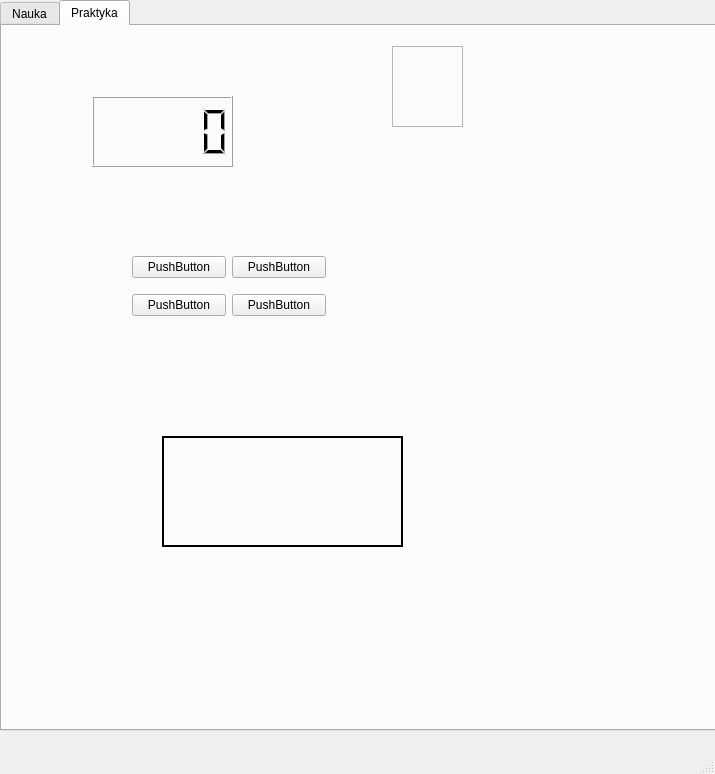
<?xml version="1.0" encoding="UTF-8"?>
<ui version="4.0">
 <class>MainWindow</class>
 <widget class="QMainWindow" name="MainWindow">
  <property name="geometry">
   <rect>
    <x>0</x>
    <y>0</y>
    <width>715</width>
    <height>774</height>
   </rect>
  </property>
  <property name="windowTitle">
   <string>MainWindow</string>
  </property>
  <widget class="QWidget" name="centralwidget">
   <widget class="QTabWidget" name="tabWidget">
    <property name="geometry">
     <rect>
      <x>0</x>
      <y>0</y>
      <width>891</width>
      <height>731</height>
     </rect>
    </property>
    <property name="currentIndex">
     <number>1</number>
    </property>
    <widget class="QWidget" name="Nauka">
     <attribute name="title">
      <string>Nauka</string>
     </attribute>
     <widget class="QLCDNumber" name="lcdNumber">
      <property name="geometry">
       <rect>
        <x>60</x>
        <y>40</y>
        <width>64</width>
        <height>23</height>
       </rect>
      </property>
     </widget>
     <widget class="QWidget" name="gridLayoutWidget_2">
      <property name="geometry">
       <rect>
        <x>30</x>
        <y>90</y>
        <width>621</width>
        <height>604</height>
       </rect>
      </property>
      <layout class="QGridLayout" name="gridLayout_2">
       <property name="sizeConstraint">
        <enum>QLayout::SetDefaultConstraint</enum>
       </property>
       <property name="horizontalSpacing">
        <number>6</number>
       </property>
       <item row="2" column="5">
        <widget class="QPushButton" name="pushButton_44">
         <property name="minimumSize">
          <size>
           <width>70</width>
           <height>70</height>
          </size>
         </property>
         <property name="text">
          <string/>
         </property>
        </widget>
       </item>
       <item row="1" column="3">
        <widget class="QPushButton" name="pushButton_47">
         <property name="minimumSize">
          <size>
           <width>70</width>
           <height>70</height>
          </size>
         </property>
         <property name="text">
          <string/>
         </property>
        </widget>
       </item>
       <item row="6" column="6">
        <widget class="QPushButton" name="pushButton_22">
         <property name="minimumSize">
          <size>
           <width>70</width>
           <height>70</height>
          </size>
         </property>
         <property name="text">
          <string/>
         </property>
        </widget>
       </item>
       <item row="7" column="4">
        <widget class="QPushButton" name="pushButton_38">
         <property name="minimumSize">
          <size>
           <width>70</width>
           <height>70</height>
          </size>
         </property>
         <property name="text">
          <string/>
         </property>
        </widget>
       </item>
       <item row="6" column="5">
        <widget class="QPushButton" name="pushButton_30">
         <property name="minimumSize">
          <size>
           <width>70</width>
           <height>70</height>
          </size>
         </property>
         <property name="text">
          <string/>
         </property>
        </widget>
       </item>
       <item row="3" column="1">
        <widget class="QPushButton" name="pushButton_12">
         <property name="minimumSize">
          <size>
           <width>70</width>
           <height>70</height>
          </size>
         </property>
         <property name="maximumSize">
          <size>
           <width>70</width>
           <height>70</height>
          </size>
         </property>
         <property name="text">
          <string/>
         </property>
        </widget>
       </item>
       <item row="7" column="6">
        <widget class="QPushButton" name="pushButton_23">
         <property name="minimumSize">
          <size>
           <width>70</width>
           <height>70</height>
          </size>
         </property>
         <property name="text">
          <string/>
         </property>
        </widget>
       </item>
       <item row="3" column="6">
        <widget class="QPushButton" name="pushButton_19">
         <property name="minimumSize">
          <size>
           <width>70</width>
           <height>70</height>
          </size>
         </property>
         <property name="maximumSize">
          <size>
           <width>70</width>
           <height>70</height>
          </size>
         </property>
         <property name="text">
          <string/>
         </property>
        </widget>
       </item>
       <item row="3" column="2">
        <widget class="QPushButton" name="pushButton_52">
         <property name="minimumSize">
          <size>
           <width>70</width>
           <height>70</height>
          </size>
         </property>
         <property name="text">
          <string/>
         </property>
        </widget>
       </item>
       <item row="7" column="7">
        <widget class="QPushButton" name="pushButton_28">
         <property name="minimumSize">
          <size>
           <width>70</width>
           <height>70</height>
          </size>
         </property>
         <property name="text">
          <string/>
         </property>
        </widget>
       </item>
       <item row="5" column="4">
        <widget class="QPushButton" name="pushButton_36">
         <property name="minimumSize">
          <size>
           <width>70</width>
           <height>70</height>
          </size>
         </property>
         <property name="text">
          <string/>
         </property>
        </widget>
       </item>
       <item row="4" column="1">
        <widget class="QPushButton" name="pushButton_54">
         <property name="minimumSize">
          <size>
           <width>70</width>
           <height>70</height>
          </size>
         </property>
         <property name="text">
          <string/>
         </property>
        </widget>
       </item>
       <item row="7" column="3">
        <widget class="QPushButton" name="pushButton_39">
         <property name="minimumSize">
          <size>
           <width>70</width>
           <height>70</height>
          </size>
         </property>
         <property name="text">
          <string/>
         </property>
        </widget>
       </item>
       <item row="0" column="1">
        <widget class="QPushButton" name="pushButton_14">
         <property name="minimumSize">
          <size>
           <width>70</width>
           <height>70</height>
          </size>
         </property>
         <property name="text">
          <string/>
         </property>
        </widget>
       </item>
       <item row="1" column="6">
        <widget class="QPushButton" name="pushButton_50">
         <property name="minimumSize">
          <size>
           <width>70</width>
           <height>70</height>
          </size>
         </property>
         <property name="text">
          <string/>
         </property>
        </widget>
       </item>
       <item row="6" column="3">
        <widget class="QPushButton" name="pushButton_40">
         <property name="minimumSize">
          <size>
           <width>70</width>
           <height>70</height>
          </size>
         </property>
         <property name="text">
          <string/>
         </property>
        </widget>
       </item>
       <item row="3" column="4">
        <widget class="QPushButton" name="pushButton_34">
         <property name="minimumSize">
          <size>
           <width>70</width>
           <height>70</height>
          </size>
         </property>
         <property name="maximumSize">
          <size>
           <width>70</width>
           <height>70</height>
          </size>
         </property>
         <property name="text">
          <string/>
         </property>
        </widget>
       </item>
       <item row="4" column="2">
        <widget class="QPushButton" name="pushButton_53">
         <property name="minimumSize">
          <size>
           <width>70</width>
           <height>70</height>
          </size>
         </property>
         <property name="text">
          <string/>
         </property>
        </widget>
       </item>
       <item row="2" column="3">
        <widget class="QPushButton" name="pushButton_17">
         <property name="minimumSize">
          <size>
           <width>70</width>
           <height>70</height>
          </size>
         </property>
         <property name="maximumSize">
          <size>
           <width>70</width>
           <height>70</height>
          </size>
         </property>
         <property name="text">
          <string/>
         </property>
        </widget>
       </item>
       <item row="6" column="1">
        <widget class="QPushButton" name="pushButton_60">
         <property name="minimumSize">
          <size>
           <width>70</width>
           <height>70</height>
          </size>
         </property>
         <property name="text">
          <string/>
         </property>
        </widget>
       </item>
       <item row="2" column="6">
        <widget class="QPushButton" name="pushButton_45">
         <property name="minimumSize">
          <size>
           <width>70</width>
           <height>70</height>
          </size>
         </property>
         <property name="text">
          <string/>
         </property>
        </widget>
       </item>
       <item row="4" column="6">
        <widget class="QPushButton" name="pushButton_20">
         <property name="minimumSize">
          <size>
           <width>70</width>
           <height>70</height>
          </size>
         </property>
         <property name="text">
          <string/>
         </property>
        </widget>
       </item>
       <item row="6" column="2">
        <widget class="QPushButton" name="pushButton_58">
         <property name="minimumSize">
          <size>
           <width>70</width>
           <height>70</height>
          </size>
         </property>
         <property name="text">
          <string/>
         </property>
        </widget>
       </item>
       <item row="3" column="5">
        <widget class="QPushButton" name="pushButton_33">
         <property name="minimumSize">
          <size>
           <width>70</width>
           <height>70</height>
          </size>
         </property>
         <property name="maximumSize">
          <size>
           <width>70</width>
           <height>70</height>
          </size>
         </property>
         <property name="text">
          <string/>
         </property>
        </widget>
       </item>
       <item row="3" column="3">
        <widget class="QPushButton" name="pushButton_43">
         <property name="minimumSize">
          <size>
           <width>70</width>
           <height>70</height>
          </size>
         </property>
         <property name="text">
          <string/>
         </property>
        </widget>
       </item>
       <item row="5" column="3">
        <widget class="QPushButton" name="pushButton_41">
         <property name="minimumSize">
          <size>
           <width>70</width>
           <height>70</height>
          </size>
         </property>
         <property name="text">
          <string/>
         </property>
        </widget>
       </item>
       <item row="4" column="3">
        <widget class="QPushButton" name="pushButton_42">
         <property name="minimumSize">
          <size>
           <width>70</width>
           <height>70</height>
          </size>
         </property>
         <property name="text">
          <string/>
         </property>
        </widget>
       </item>
       <item row="5" column="1">
        <widget class="QPushButton" name="pushButton_57">
         <property name="minimumSize">
          <size>
           <width>70</width>
           <height>70</height>
          </size>
         </property>
         <property name="text">
          <string/>
         </property>
        </widget>
       </item>
       <item row="0" column="0">
        <widget class="QPushButton" name="pushButton_16">
         <property name="minimumSize">
          <size>
           <width>70</width>
           <height>70</height>
          </size>
         </property>
         <property name="text">
          <string/>
         </property>
        </widget>
       </item>
       <item row="3" column="7">
        <widget class="QPushButton" name="pushButton_24">
         <property name="minimumSize">
          <size>
           <width>70</width>
           <height>70</height>
          </size>
         </property>
         <property name="maximumSize">
          <size>
           <width>70</width>
           <height>70</height>
          </size>
         </property>
         <property name="text">
          <string/>
         </property>
        </widget>
       </item>
       <item row="7" column="5">
        <widget class="QPushButton" name="pushButton_29">
         <property name="minimumSize">
          <size>
           <width>70</width>
           <height>70</height>
          </size>
         </property>
         <property name="text">
          <string/>
         </property>
        </widget>
       </item>
       <item row="4" column="0">
        <widget class="QPushButton" name="pushButton_55">
         <property name="minimumSize">
          <size>
           <width>70</width>
           <height>70</height>
          </size>
         </property>
         <property name="text">
          <string/>
         </property>
        </widget>
       </item>
       <item row="0" column="2">
        <widget class="QPushButton" name="pushButton_65">
         <property name="minimumSize">
          <size>
           <width>70</width>
           <height>70</height>
          </size>
         </property>
         <property name="text">
          <string/>
         </property>
        </widget>
       </item>
       <item row="6" column="4">
        <widget class="QPushButton" name="pushButton_37">
         <property name="minimumSize">
          <size>
           <width>70</width>
           <height>70</height>
          </size>
         </property>
         <property name="text">
          <string/>
         </property>
        </widget>
       </item>
       <item row="4" column="4">
        <widget class="QPushButton" name="pushButton_35">
         <property name="minimumSize">
          <size>
           <width>70</width>
           <height>70</height>
          </size>
         </property>
         <property name="text">
          <string/>
         </property>
        </widget>
       </item>
       <item row="1" column="2">
        <widget class="QPushButton" name="pushButton_15">
         <property name="minimumSize">
          <size>
           <width>70</width>
           <height>70</height>
          </size>
         </property>
         <property name="text">
          <string/>
         </property>
        </widget>
       </item>
       <item row="1" column="7">
        <widget class="QPushButton" name="pushButton_51">
         <property name="minimumSize">
          <size>
           <width>70</width>
           <height>70</height>
          </size>
         </property>
         <property name="text">
          <string/>
         </property>
        </widget>
       </item>
       <item row="5" column="2">
        <widget class="QPushButton" name="pushButton_59">
         <property name="minimumSize">
          <size>
           <width>70</width>
           <height>70</height>
          </size>
         </property>
         <property name="text">
          <string/>
         </property>
        </widget>
       </item>
       <item row="7" column="2">
        <widget class="QPushButton" name="pushButton_61">
         <property name="minimumSize">
          <size>
           <width>70</width>
           <height>70</height>
          </size>
         </property>
         <property name="text">
          <string/>
         </property>
        </widget>
       </item>
       <item row="2" column="7">
        <widget class="QPushButton" name="pushButton_46">
         <property name="minimumSize">
          <size>
           <width>70</width>
           <height>70</height>
          </size>
         </property>
         <property name="text">
          <string/>
         </property>
        </widget>
       </item>
       <item row="5" column="6">
        <widget class="QPushButton" name="pushButton_21">
         <property name="minimumSize">
          <size>
           <width>70</width>
           <height>70</height>
          </size>
         </property>
         <property name="text">
          <string/>
         </property>
        </widget>
       </item>
       <item row="6" column="0">
        <widget class="QPushButton" name="pushButton_64">
         <property name="minimumSize">
          <size>
           <width>70</width>
           <height>70</height>
          </size>
         </property>
         <property name="text">
          <string/>
         </property>
        </widget>
       </item>
       <item row="4" column="7">
        <widget class="QPushButton" name="pushButton_25">
         <property name="minimumSize">
          <size>
           <width>70</width>
           <height>70</height>
          </size>
         </property>
         <property name="text">
          <string/>
         </property>
        </widget>
       </item>
       <item row="7" column="1">
        <widget class="QPushButton" name="pushButton_62">
         <property name="minimumSize">
          <size>
           <width>70</width>
           <height>70</height>
          </size>
         </property>
         <property name="text">
          <string/>
         </property>
        </widget>
       </item>
       <item row="1" column="4">
        <widget class="QPushButton" name="pushButton_48">
         <property name="minimumSize">
          <size>
           <width>70</width>
           <height>70</height>
          </size>
         </property>
         <property name="text">
          <string/>
         </property>
        </widget>
       </item>
       <item row="2" column="2">
        <widget class="QPushButton" name="pushButton_66">
         <property name="minimumSize">
          <size>
           <width>70</width>
           <height>70</height>
          </size>
         </property>
         <property name="maximumSize">
          <size>
           <width>70</width>
           <height>70</height>
          </size>
         </property>
         <property name="text">
          <string/>
         </property>
        </widget>
       </item>
       <item row="6" column="7">
        <widget class="QPushButton" name="pushButton_27">
         <property name="minimumSize">
          <size>
           <width>70</width>
           <height>70</height>
          </size>
         </property>
         <property name="text">
          <string/>
         </property>
        </widget>
       </item>
       <item row="4" column="5">
        <widget class="QPushButton" name="pushButton_32">
         <property name="minimumSize">
          <size>
           <width>70</width>
           <height>70</height>
          </size>
         </property>
         <property name="text">
          <string/>
         </property>
        </widget>
       </item>
       <item row="1" column="5">
        <widget class="QPushButton" name="pushButton_49">
         <property name="minimumSize">
          <size>
           <width>70</width>
           <height>70</height>
          </size>
         </property>
         <property name="text">
          <string/>
         </property>
        </widget>
       </item>
       <item row="2" column="4">
        <widget class="QPushButton" name="pushButton_18">
         <property name="minimumSize">
          <size>
           <width>70</width>
           <height>70</height>
          </size>
         </property>
         <property name="text">
          <string/>
         </property>
        </widget>
       </item>
       <item row="5" column="0">
        <widget class="QPushButton" name="pushButton_56">
         <property name="minimumSize">
          <size>
           <width>70</width>
           <height>70</height>
          </size>
         </property>
         <property name="text">
          <string/>
         </property>
        </widget>
       </item>
       <item row="5" column="5">
        <widget class="QPushButton" name="pushButton_31">
         <property name="minimumSize">
          <size>
           <width>70</width>
           <height>70</height>
          </size>
         </property>
         <property name="text">
          <string/>
         </property>
        </widget>
       </item>
       <item row="7" column="0">
        <widget class="QPushButton" name="pushButton_63">
         <property name="minimumSize">
          <size>
           <width>70</width>
           <height>70</height>
          </size>
         </property>
         <property name="text">
          <string/>
         </property>
        </widget>
       </item>
       <item row="5" column="7">
        <widget class="QPushButton" name="pushButton_26">
         <property name="minimumSize">
          <size>
           <width>70</width>
           <height>70</height>
          </size>
         </property>
         <property name="text">
          <string/>
         </property>
        </widget>
       </item>
       <item row="0" column="3">
        <widget class="QPushButton" name="pushButton_67">
         <property name="minimumSize">
          <size>
           <width>70</width>
           <height>70</height>
          </size>
         </property>
         <property name="text">
          <string/>
         </property>
        </widget>
       </item>
       <item row="1" column="1">
        <widget class="QPushButton" name="pushButton_68">
         <property name="minimumSize">
          <size>
           <width>70</width>
           <height>70</height>
          </size>
         </property>
         <property name="text">
          <string/>
         </property>
        </widget>
       </item>
       <item row="2" column="1">
        <widget class="QPushButton" name="pushButton_69">
         <property name="minimumSize">
          <size>
           <width>70</width>
           <height>70</height>
          </size>
         </property>
         <property name="text">
          <string/>
         </property>
        </widget>
       </item>
       <item row="1" column="0">
        <widget class="QPushButton" name="pushButton_70">
         <property name="minimumSize">
          <size>
           <width>70</width>
           <height>70</height>
          </size>
         </property>
         <property name="text">
          <string/>
         </property>
        </widget>
       </item>
       <item row="2" column="0">
        <widget class="QPushButton" name="pushButton_71">
         <property name="minimumSize">
          <size>
           <width>70</width>
           <height>70</height>
          </size>
         </property>
         <property name="text">
          <string/>
         </property>
        </widget>
       </item>
       <item row="3" column="0">
        <widget class="QPushButton" name="pushButton_72">
         <property name="minimumSize">
          <size>
           <width>70</width>
           <height>70</height>
          </size>
         </property>
         <property name="maximumSize">
          <size>
           <width>70</width>
           <height>70</height>
          </size>
         </property>
         <property name="text">
          <string/>
         </property>
        </widget>
       </item>
       <item row="0" column="4">
        <widget class="QPushButton" name="pushButton_73">
         <property name="minimumSize">
          <size>
           <width>70</width>
           <height>70</height>
          </size>
         </property>
         <property name="text">
          <string/>
         </property>
        </widget>
       </item>
       <item row="0" column="5">
        <widget class="QPushButton" name="pushButton_74">
         <property name="minimumSize">
          <size>
           <width>70</width>
           <height>70</height>
          </size>
         </property>
         <property name="text">
          <string/>
         </property>
        </widget>
       </item>
       <item row="0" column="6">
        <widget class="QPushButton" name="pushButton_75">
         <property name="minimumSize">
          <size>
           <width>70</width>
           <height>70</height>
          </size>
         </property>
         <property name="text">
          <string/>
         </property>
        </widget>
       </item>
       <item row="0" column="7">
        <widget class="QPushButton" name="pushButton_76">
         <property name="minimumSize">
          <size>
           <width>70</width>
           <height>70</height>
          </size>
         </property>
         <property name="text">
          <string/>
         </property>
        </widget>
       </item>
      </layout>
     </widget>
     <widget class="QLabel" name="label">
      <property name="geometry">
       <rect>
        <x>340</x>
        <y>40</y>
        <width>55</width>
        <height>16</height>
       </rect>
      </property>
      <property name="text">
       <string>Nazwa</string>
      </property>
     </widget>
    </widget>
    <widget class="QWidget" name="">
     <attribute name="title">
      <string>Praktyka</string>
     </attribute>
     <widget class="QLabel" name="label_2">
      <property name="geometry">
       <rect>
        <x>390</x>
        <y>20</y>
        <width>71</width>
        <height>81</height>
       </rect>
      </property>
      <property name="frameShape">
       <enum>QFrame::StyledPanel</enum>
      </property>
      <property name="text">
       <string/>
      </property>
     </widget>
     <widget class="QWidget" name="gridLayoutWidget">
      <property name="geometry">
       <rect>
        <x>130</x>
        <y>220</y>
        <width>194</width>
        <height>80</height>
       </rect>
      </property>
      <layout class="QGridLayout" name="gridLayout">
       <item row="0" column="0">
        <widget class="QPushButton" name="pushButton">
         <property name="text">
          <string>PushButton</string>
         </property>
        </widget>
       </item>
       <item row="1" column="0">
        <widget class="QPushButton" name="pushButton_2">
         <property name="text">
          <string>PushButton</string>
         </property>
        </widget>
       </item>
       <item row="0" column="1">
        <widget class="QPushButton" name="pushButton_3">
         <property name="text">
          <string>PushButton</string>
         </property>
        </widget>
       </item>
       <item row="1" column="1">
        <widget class="QPushButton" name="pushButton_4">
         <property name="text">
          <string>PushButton</string>
         </property>
        </widget>
       </item>
      </layout>
     </widget>
     <widget class="QLCDNumber" name="lcdNumber_2">
      <property name="geometry">
       <rect>
        <x>90</x>
        <y>70</y>
        <width>141</width>
        <height>71</height>
       </rect>
      </property>
      <property name="frameShape">
       <enum>QFrame::Box</enum>
      </property>
     </widget>
     <widget class="QLabel" name="label_3">
      <property name="geometry">
       <rect>
        <x>160</x>
        <y>410</y>
        <width>241</width>
        <height>111</height>
       </rect>
      </property>
      <property name="frameShape">
       <enum>QFrame::WinPanel</enum>
      </property>
      <property name="text">
       <string/>
      </property>
     </widget>
    </widget>
   </widget>
  </widget>
  <widget class="QMenuBar" name="menubar">
   <property name="geometry">
    <rect>
     <x>0</x>
     <y>0</y>
     <width>715</width>
     <height>26</height>
    </rect>
   </property>
  </widget>
  <widget class="QStatusBar" name="statusbar"/>
 </widget>
 <resources/>
 <connections/>
</ui>
